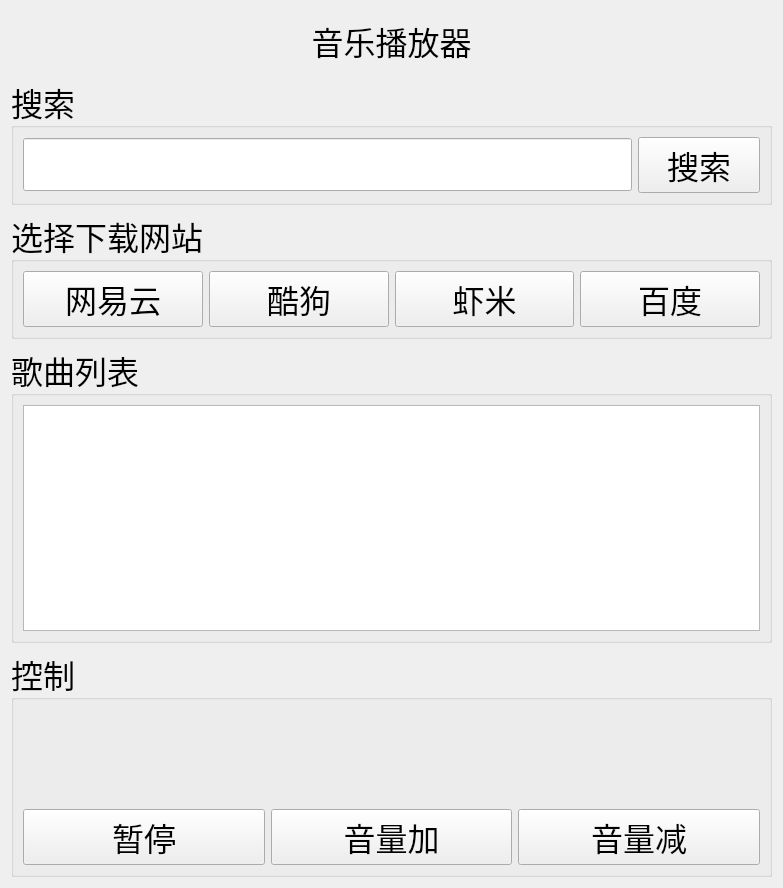
<?xml version="1.0" encoding="UTF-8"?>
<ui version="4.0">
 <class>Form</class>
 <widget class="QWidget" name="Form">
  <property name="geometry">
   <rect>
    <x>0</x>
    <y>0</y>
    <width>783</width>
    <height>888</height>
   </rect>
  </property>
  <property name="windowTitle">
   <string>音乐播放器</string>
  </property>
  <layout class="QVBoxLayout" name="verticalLayout_3" stretch="1,1,1,5,2">
   <item>
    <widget class="QLabel" name="label_title">
     <property name="font">
      <font>
       <family>隶书</family>
       <pointsize>24</pointsize>
      </font>
     </property>
     <property name="text">
      <string>音乐播放器</string>
     </property>
     <property name="alignment">
      <set>Qt::AlignCenter</set>
     </property>
    </widget>
   </item>
   <item>
    <widget class="QGroupBox" name="groupBox">
     <property name="font">
      <font>
       <family>隶书</family>
       <pointsize>24</pointsize>
      </font>
     </property>
     <property name="title">
      <string>搜索</string>
     </property>
     <layout class="QHBoxLayout" name="horizontalLayout_3" stretch="5,1">
      <item>
       <widget class="QLineEdit" name="Edit_input"/>
      </item>
      <item>
       <widget class="QPushButton" name="Bsearch">
        <property name="text">
         <string>搜索</string>
        </property>
       </widget>
      </item>
     </layout>
    </widget>
   </item>
   <item>
    <widget class="QGroupBox" name="groupBox_2">
     <property name="font">
      <font>
       <family>隶书</family>
       <pointsize>24</pointsize>
      </font>
     </property>
     <property name="title">
      <string>选择下载网站</string>
     </property>
     <layout class="QHBoxLayout" name="horizontalLayout_2">
      <item>
       <widget class="QPushButton" name="Bnetease">
        <property name="text">
         <string>网易云</string>
        </property>
        <property name="checkable">
         <bool>true</bool>
        </property>
        <property name="checked">
         <bool>false</bool>
        </property>
       </widget>
      </item>
      <item>
       <widget class="QPushButton" name="Bkugou">
        <property name="text">
         <string>酷狗</string>
        </property>
        <property name="checkable">
         <bool>true</bool>
        </property>
        <property name="checked">
         <bool>false</bool>
        </property>
       </widget>
      </item>
      <item>
       <widget class="QPushButton" name="Bxiami">
        <property name="text">
         <string>虾米</string>
        </property>
        <property name="checkable">
         <bool>true</bool>
        </property>
        <property name="checked">
         <bool>false</bool>
        </property>
       </widget>
      </item>
      <item>
       <widget class="QPushButton" name="Bbaidu">
        <property name="text">
         <string>百度</string>
        </property>
        <property name="checkable">
         <bool>true</bool>
        </property>
        <property name="checked">
         <bool>false</bool>
        </property>
       </widget>
      </item>
     </layout>
    </widget>
   </item>
   <item>
    <widget class="QGroupBox" name="groupBox_3">
     <property name="font">
      <font>
       <family>隶书</family>
       <pointsize>24</pointsize>
      </font>
     </property>
     <property name="title">
      <string>歌曲列表</string>
     </property>
     <layout class="QVBoxLayout" name="verticalLayout_2">
      <item>
       <widget class="QListView" name="song_list"/>
      </item>
     </layout>
    </widget>
   </item>
   <item>
    <widget class="QGroupBox" name="groupBox_4">
     <property name="font">
      <font>
       <family>隶书</family>
       <pointsize>24</pointsize>
      </font>
     </property>
     <property name="title">
      <string>控制</string>
     </property>
     <layout class="QVBoxLayout" name="verticalLayout">
      <item>
       <widget class="QLabel" name="label_state">
        <property name="text">
         <string/>
        </property>
        <property name="alignment">
         <set>Qt::AlignCenter</set>
        </property>
       </widget>
      </item>
      <item>
       <widget class="QLabel" name="label_info">
        <property name="text">
         <string/>
        </property>
       </widget>
      </item>
      <item>
       <layout class="QHBoxLayout" name="horizontalLayout">
        <item>
         <widget class="QPushButton" name="Bpause">
          <property name="text">
           <string>暂停</string>
          </property>
         </widget>
        </item>
        <item>
         <widget class="QPushButton" name="Bup">
          <property name="text">
           <string>音量加</string>
          </property>
         </widget>
        </item>
        <item>
         <widget class="QPushButton" name="Bdown">
          <property name="text">
           <string>音量减</string>
          </property>
         </widget>
        </item>
       </layout>
      </item>
     </layout>
    </widget>
   </item>
  </layout>
 </widget>
 <resources/>
 <connections/>
</ui>
